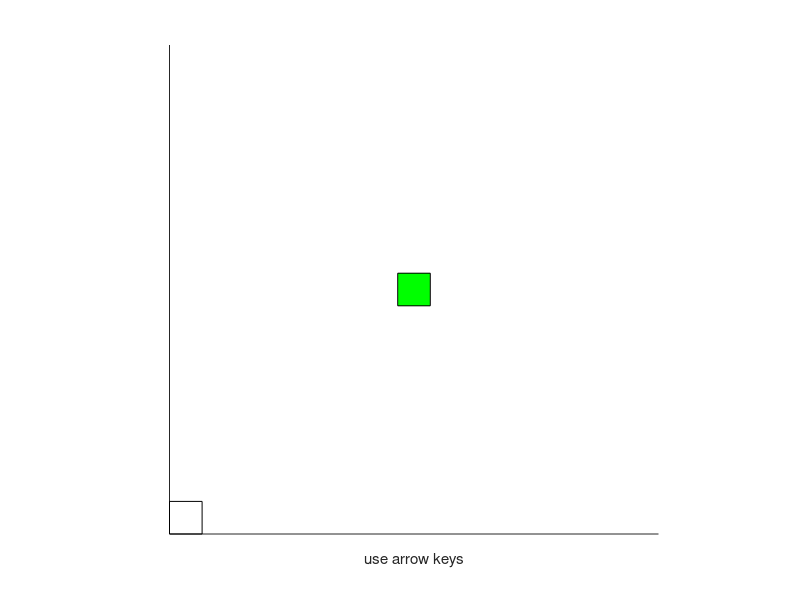

The MATLAB script that drew this image: (Note: this script raises an error after producing the figure.)
function snake
%{
TODO:
remember fast pressing for next direction change
add obstacles
add wrapping
order colisiion detector
%}
RANGE = 15;
BOXSIZE = [1 1];
START_POS = floor(RANGE/2) * [1 1];
RIGHT = [1 0 0 0];
UP = [0 1 0 0];
LEFT = [-1 0 0 0];
DOWN = [0 -1  0 0];
SPEEDS = [0.12 0.08 0.05];

change_dir = true;
difficulty = 2;

figure('KeyPressFcn',@Key_Down);
axis equal;
axis([0 RANGE 0 RANGE]);
xlim([0 RANGE]);
ylim([0 RANGE]);
xticks([]);
yticks([]);
xlabel('use arrow keys');

head_pos = [START_POS BOXSIZE];
cur_dir = 0;
rects = rectangle('Position',head_pos,'FaceColor','g','EdgeColor','k');

food_pos = [0 0];
food = rectangle('Position',[food_pos BOXSIZE]);
food.FaceColor='r';
place_food;

points = 0;
title(['Points: ' num2str(points)]);

t = timer;
t.ExecutionMode = 'fixedRate';
t.TimerFcn = @pass_time;
t.Period = SPEEDS(difficulty);
start(t);

    function Key_Down(hObject, ~, ~)
        if change_dir
            key = get(hObject,'CurrentKey');
            switch key
                case 'rightarrow'
                    if ~isequal(cur_dir, LEFT) && ~isequal(cur_dir, RIGHT)
                        cur_dir = RIGHT;
                        change_dir = false;
                    end
                case 'uparrow'
                    if ~isequal(cur_dir, DOWN) && ~isequal(cur_dir, UP)
                        cur_dir = UP;
                        change_dir = false;
                    end
                case 'leftarrow'
                    if ~isequal(cur_dir, LEFT) && ~isequal(cur_dir, RIGHT)
                        cur_dir = LEFT;
                        change_dir = false;
                    end
                case 'downarrow'
                    if ~isequal(cur_dir, DOWN) && ~isequal(cur_dir, UP)
                        cur_dir = DOWN;
                        change_dir = false;
                    end
                case 'space'
                    stop(t);
                    restart;
            end
        end
    end

    function pass_time(~, ~, ~)
        move_objects;
        change_dir = true;
        if ~is_in_bounds(rects(1)) || self_collision
            stop(t);
            xlabel({'use arrow keys' ; 'Game over. Press space to restart.'});
        end
        if check_collision(food_pos, rects(1))
            new_r = rectangle('Position',[food_pos BOXSIZE],'FaceColor','g','EdgeColor','g');
            rects = [rects new_r];
            place_food;
            points = points+10;
            title(['Points: ' num2str(points)]);
        end
        axis([0 RANGE 0 RANGE]);
    end

    function move_objects
        rects(1).EdgeColor = 'g';
        rects = circshift(rects,1);
        head_pos = head_pos + cur_dir;
        rects(1).Position = head_pos;
        rects(1).EdgeColor = 'k';
    end

    function place_food
        food_pos = randi(RANGE-1, [1 2]);
        while check_collision(food_pos, rects)
            food_pos = randi(RANGE-1, [1 2]);
        end
        food.Position = [food_pos BOXSIZE];
    end

    function col_det = check_collision(pos, rects2check)
        for r=rects2check
            if isequal(pos, r.Position(1:2))
                col_det = true;
                return;
            end
        end
        col_det = false;
    end

    function bound = is_in_bounds(r)
        pos = r.Position;
        x = pos(1);
        y = pos(2);
        bound = x>=0 && y>=0 && x<RANGE && y<RANGE;
    end

    function col_det = self_collision
        col_det = false;
        if length(rects) > 1
            col_det = check_collision(rects(1).Position(1:2), rects(2:end));
        end
    end

    function restart
        head_pos = [START_POS BOXSIZE];
        cur_dir = 0;
        delete(rects);
        rects = rectangle('Position',head_pos,'FaceColor','g','EdgeColor','k');
        
        place_food;
        
        points = 0;
        title(['Points: ' num2str(points)]);
        xlabel('use arrow keys');
        start(t);
    end

end